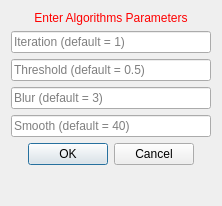
<?xml version="1.0" encoding="UTF-8"?>
<ui version="4.0">
 <class>MmcwViewUIMeshing</class>
 <widget class="QWidget" name="MmcwViewUIMeshing">
  <property name="geometry">
   <rect>
    <x>0</x>
    <y>0</y>
    <width>222</width>
    <height>206</height>
   </rect>
  </property>
  <property name="sizePolicy">
   <sizepolicy hsizetype="Preferred" vsizetype="Minimum">
    <horstretch>0</horstretch>
    <verstretch>0</verstretch>
   </sizepolicy>
  </property>
  <property name="minimumSize">
   <size>
    <width>0</width>
    <height>0</height>
   </size>
  </property>
  <property name="windowTitle">
   <string>Set Values</string>
  </property>
  <layout class="QVBoxLayout" name="verticalLayout">
   <item>
    <widget class="QLabel" name="titleLabel">
     <property name="styleSheet">
      <string notr="true">QLabel { color: rgb(255, 0, 0) }</string>
     </property>
     <property name="text">
      <string>Enter Algorithms Parameters</string>
     </property>
     <property name="alignment">
      <set>Qt::AlignCenter</set>
     </property>
    </widget>
   </item>
   <item>
    <widget class="QLineEdit" name="lineEdit_1">
     <property name="text">
      <string/>
     </property>
     <property name="placeholderText">
      <string>Iteration (default = 1)</string>
     </property>
    </widget>
   </item>
   <item>
    <widget class="QLineEdit" name="lineEdit_2">
     <property name="placeholderText">
      <string>Threshold (default = 0.5)</string>
     </property>
    </widget>
   </item>
   <item>
    <widget class="QLineEdit" name="lineEdit_3">
     <property name="placeholderText">
      <string>Blur (default = 3)</string>
     </property>
    </widget>
   </item>
   <item>
    <widget class="QLineEdit" name="lineEdit_4">
     <property name="text">
      <string/>
     </property>
     <property name="placeholderText">
      <string>Smooth (default = 40)</string>
     </property>
    </widget>
   </item>
   <item>
    <widget class="QDialogButtonBox" name="buttonBox">
     <property name="enabled">
      <bool>true</bool>
     </property>
     <property name="orientation">
      <enum>Qt::Horizontal</enum>
     </property>
     <property name="standardButtons">
      <set>QDialogButtonBox::Cancel|QDialogButtonBox::Ok</set>
     </property>
     <property name="centerButtons">
      <bool>true</bool>
     </property>
    </widget>
   </item>
   <item>
    <spacer name="spacer">
     <property name="orientation">
      <enum>Qt::Vertical</enum>
     </property>
     <property name="sizeType">
      <enum>QSizePolicy::Expanding</enum>
     </property>
     <property name="sizeHint" stdset="0">
      <size>
       <width>20</width>
       <height>0</height>
      </size>
     </property>
    </spacer>
   </item>
  </layout>
 </widget>
 <layoutdefault spacing="6" margin="11"/>
 <resources/>
 <connections/>
</ui>
